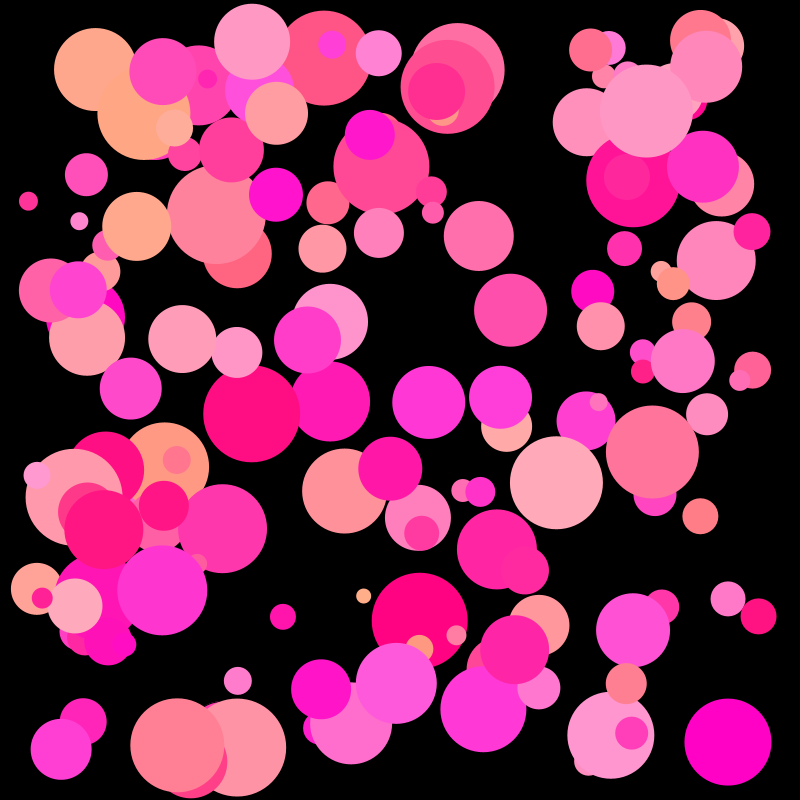
Frame 1 (no input)
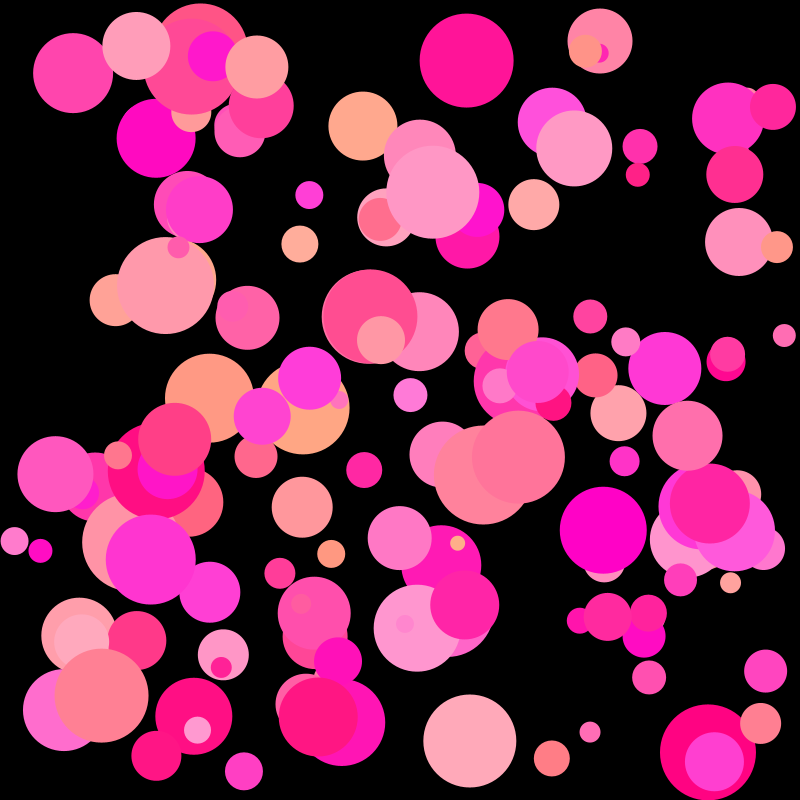
Frame 60 (the mouse pressed at the canvas centre just before this capture)
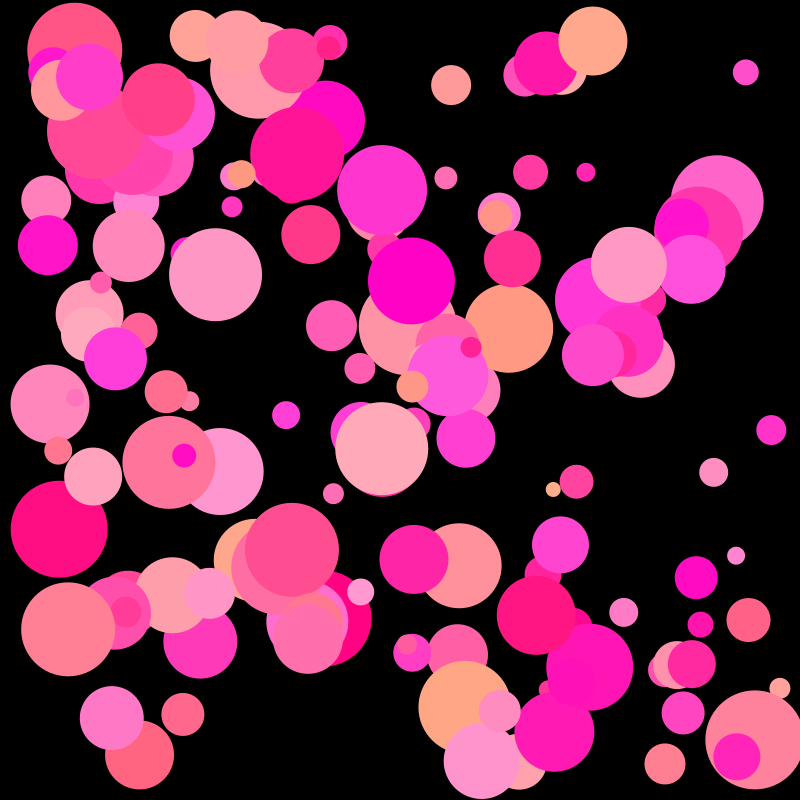
Frame 120 (the mouse held since frame 60 and released just before this capture)

The Processing sketch that drew these frames (run headless with seeded random() and noise(); from frame 60 on, the mouse is pressed at the canvas centre):

// Processing sketch: Week6_HW
// ── Week6_HW.pde
int number = 150;
int size[] = new int[number];
float xPos[] = new float[number], yPos[] = new float[number];
float xSpeed[] = new float [number], ySpeed[] =new float[number];
color colors[] = new color[number];
int opacity [] = new int[number];
String sentence[] = {"I", "want", "a", "cat", "but", "I", "am", "allergic", "to", "them."};

void setup(){
 size(800, 800);
 
 for(int i = 0; i < number; i++){
   size[i] = int(random(15, 100));
   xPos[i] = random(size[i]/2, width-size[i]/2);
   yPos[i] = random(size[i]/2, height-size[i]/2);
   xSpeed[i] = random(-5, 7);
   ySpeed[i] = random(-5, 7);
   opacity[i] = 255;
   colors[i] = color(255, random(0, 175), random(128, 220));
   int a = int(random (0, 10));
   println(sentence[a]);

}
}

void draw(){
  background(0);
  
  for(int i = 0; i<number; i++){
    fill (colors[i], opacity[i]);
    xPos[i] += xSpeed [i];
    yPos[i] += ySpeed [i];
    
    if(xPos[i] < size[i]/2 || xPos[i] >= width-size[i]/2){
      xSpeed[i] = -xSpeed[i];
    }
    
    if(yPos[i] < size[i]/2 || yPos[i] >= height-size[i]/2){
      ySpeed[i] = -ySpeed[i];
    }
   float d = dist(mouseX, mouseY, xPos[i], yPos[i]);
   
   if(d < size[i]/2){
     opacity [i] = 0;
   }
   if(keyPressed){
     opacity [i] = 255;
   }
    ellipse(xPos[i], yPos[i], size[i], size[i]);
    noStroke();
  }
}
